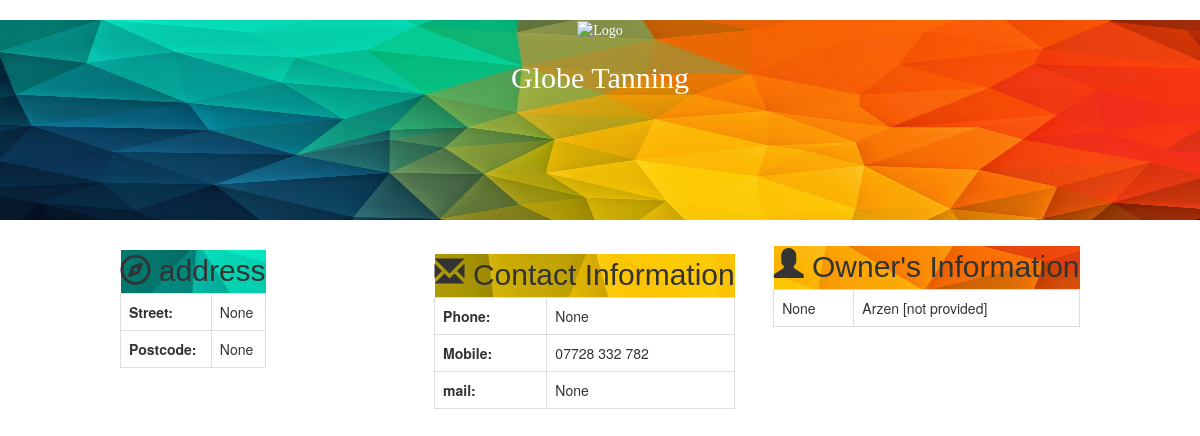
The app's page /Profile/1 with its own data.
### tables this page shows
CREATE TABLE "Business" (
	`ID`	INTEGER PRIMARY KEY AUTOINCREMENT,
	`Company`	Text NOT NULL,
	`Salutation`	Text,
	`First Name`	Text,
	`Last Name`	Text,
	`Phone`	Integer,
	`Mobile`	Integer,
	`Email`	Text,
	`Street`	Text,
	`Post Code`	Text,
	`Image`	TEXT
);

### NewPortServer.py (the view)
@app.route("/Profile/<ID>")
def profile(ID):
    print("im alive " +ID)
    conn = sqlite3.connect(DATABASE)
    c = conn.cursor()
    query_selected = 'SELECT * FROM Business WHERE ID =' +ID
    print(query_selected)
    c.execute(query_selected)
    Selected = c.fetchall()
    print(Selected)
    return render_template('profile.html', Selected = Selected)

### templates/Profile.html (shortened to what this page needs)
<!DOCTYPE html>
<html>
<head>
  <link href="../static/css/bootstrap.min.css" rel="stylesheet">
  <link href="../static/maxcdn.bootstrapcdn.com/font-awesome/4.1.0/css/font-awesome.min.css" rel="stylesheet">
  <link href="../static/css/stylesheet.css" type="text/css" rel="stylesheet">
  <link rel="stylesheet" href="https://cdnjs.cloudflare.com/ajax/libs/font-awesome/4.6.3/css/font-awesome.min.css">
</head>
<body>
<br>
  <div class="jumbotron">
  <div id = "PictureName">
     <img src="{{Selected[0][10]}}" alt="Logo" style="width:30%">
     <h2>{{Selected[0][1]}}</h2>
  </div>
</div>
     <div id = "Address">
     <table>
      <thead>
        <th style="background-image:url('../static/img/line1.png');" colspan="2"><i class="fa fa-compass"></i> address</th>
      </thead>
       <tr>
         <td><b>Street:<b></td>
         <td>{{Selected[0][8]}}</td>
       </tr>
       <tr>
        <td><b>Postcode:<b></td>
        <td>{{Selected[0][9]}}</td>
      </tr>
      </table>
     </div>
<br>
<div id = "OwnerInfo">
  <table>
    <thead>
<th style="background-image:url('../static/img/line3.png');" colspan="2"><i class="glyphicon glyphicon-user"></i> Owner's Information</th>
    </thead>
      <tr>
    <td>{{Selected[0][2]}}</td>
    <td>{{Selected[0][3]}}   {{Selected[0][4]}}</td>
  </tr>
</table>
</div>
<br>
<div id="Contact">
  <table>
    <thead>
      <th style="background-image:url('../static/img/line2.png');" colspan="2"><i class="glyphicon glyphicon-envelope"></i>  Contact Information</th>
    </thead>
      <tr>
        <td><b>Phone:</b></td>
        <td>{{Selected[0][5]}}</td>
      </tr>
      <tr>
        <td><b>Mobile:</td>
        <td>{{Selected[0][6]}}</td>
      </tr>
      <tr>
        <td><b>mail:</b></td>
        <td>{{Selected[0][7]}}</td>
      </tr>
</table>
</div>
<br>
</body>
</html>

### static/css/stylesheet.css (style rules this page uses)
.jumbotron { color:#fff; font-family:DokChampa; background-size:100% 100%; text-align:center; min-height:200px; padding-bottom:0%; padding-top:0%; }
#PictureName { margin: auto; display: block; margin-bottom: 2%; }
#Address { margin-left: 10%; padding: 0%; float: left; }
#Contact { margin-left: 14%; margin-top: -3%; float: left; }
#OwnerInfo { float: right; margin-right: 10%; margin-top: -2%; }
table { width: 100%; }
th { font-family: sans-serif;; font-weight: 500; font-size: 30px; background-image: url('../static/img/background1.jpg'); }
td { border: 1px solid #dddddd; padding: 15px; text-align: left; text-align: left; padding: 8px; }

### templates/Profile.html (style rules this page uses)
.jumbotron { background-image: url('../static/img/background1.jpg'); }

### records on screen
Business: Company "Globe Tanning", First Name "Arzen", Last Name "[not provided]", Mobile "07728 332 782"

### other values on screen
{{ Selected[0][8] }} "None"
{{ Selected[0][9] }} "None"
{{ Selected[0][2] }} "None"
{{ Selected[0][5] }} "None"
{{ Selected[0][7] }} "None"
